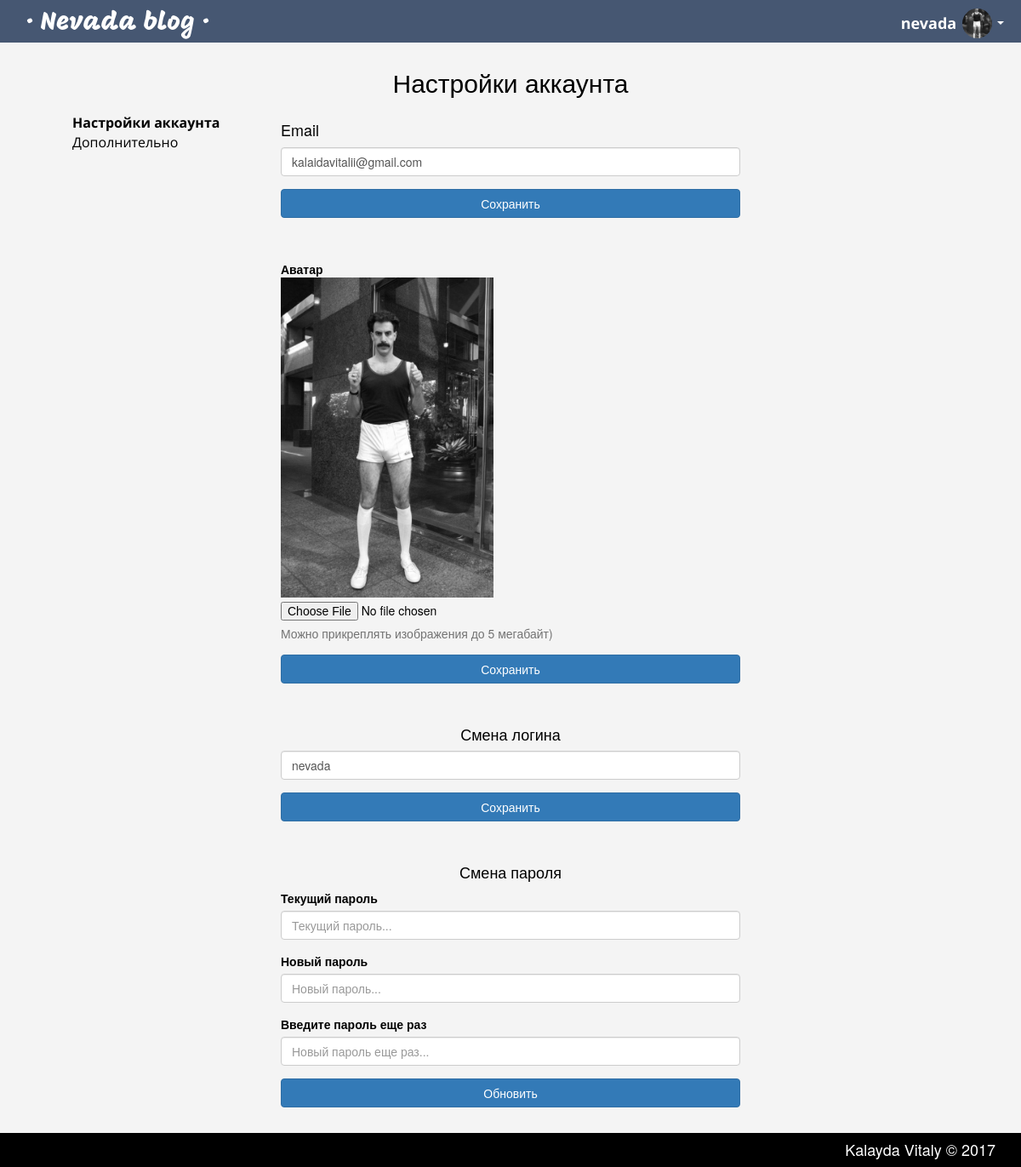
The page /auth/edit (signed in) on the database its author committed.
### tables this page shows
CREATE TABLE `users_profiles` (
  `user_id` int(11) UNSIGNED NOT NULL,
  `email` varchar(50) DEFAULT NULL,
  `first_name` varchar(50) DEFAULT NULL,
  `last_name` varchar(50) DEFAULT NULL,
  `birth_day` date DEFAULT NULL,
  `city` varchar(50) DEFAULT NULL,
  `avatar` varchar(255) NOT NULL,
  `last_activity` timestamp NULL DEFAULT NULL
);

CREATE TABLE `users` (
  `id` int(11) UNSIGNED NOT NULL,
  `username` varchar(50) NOT NULL,
  `password` varchar(255) NOT NULL,
  `salt` varchar(64) NOT NULL,
  `role_id` int(11) UNSIGNED NOT NULL DEFAULT '1',
  `created_at` timestamp NOT NULL DEFAULT CURRENT_TIMESTAMP,
  `del_flag` tinyint(1) UNSIGNED NOT NULL DEFAULT '0'
);

### app/controllers/AuthController.php (called while the page is built, shortened)
<?php
class AuthController extends Controller {
	public function editAction() {
		$userModel = new User;
		$profileInfo = $userModel->data();
		return $this->view->render('main', 'auth/edit', ['profileInfo' => $profileInfo]);
	}
}

### index.php (called while the page is built, shortened)
<?php
$app = new Router;

### app/libs/Database/QueryBuilder.php (called while the page is built, shortened)
<?php
class QueryBuilder {
	public $db;
	private static $_instance = null;
	public static function getInstance() {
		if(is_null(self::$_instance))
		{
			self::$_instance = new self();
		}
		return self::$_instance;
	}
	private function __construct() {
		$this->db = new Connector;
	}
	private function query($sql, $values = []) {
		if ($query = $this->db->prepare($sql)) {
			if (!empty($values)) {
				$values = array_values($values);
				if (count($values)) {
					$x = 1;
					foreach ($values as $param) {
						$query->bindValue($x, $param);
						$x++;
					}
				}
			}
			if ($query->execute()) {
				$queryWord = explode(' ', $sql)[0];
				if ($queryWord == 'SELECT') {
					if ($query->rowCount()) {
						return $query->fetchAll(\PDO::FETCH_OBJ);
					}
				} else if ($queryWord == 'INSERT') {
					return $this->db->lastInsertId();
				} else {
					return true;
				}
			}
		}
		return false;
	}
	private function prequery($action, $table, $parameters = []) {
		if ($parameters) {
			$fieldsArray = array_filter(array_keys($parameters), function($k) {return !is_int($k);});
			$valuesArray = array_values($parameters);
			$where = [];
			foreach($fieldsArray as $field) {
				$where[] = "{$field} = ?";
			}
			$where = implode(' AND ', $where);
		}
		$act = explode(' ', $action)[0];
		if ($act == 'SELECT' || $act == 'DELETE') {
			$sql = "{$action} FROM {$table}";
		} else if ($act == 'UPDATE') {
			$sql = "{$action}";
		}
		if (isset($where)) {
			$sql .= " WHERE {$where}";
		}
		if (isset($valuesArray)) {
			return $this->query($sql, $valuesArray);
		} else {
			return $this->query($sql);
		}
	}
	public function sql($sql, $fields = null) {
		$query = $this->db->prepare($sql);
		$query->execute($fields);
		if (explode(' ', $sql)[0] == 'SELECT') {
			if ($query->rowCount()) {
				return $query->fetchAll(\PDO::FETCH_OBJ);
			}
		} else {
			return true;
		}
	}
	public function update($table, $set, $parameters) {
		if ($table && $set && $parameters) {
			$setFields = [];
			$setValues = [];
			foreach ($set as $field => $value) {
				$setFields[] = "{$field} = ?";
				$setValues[] = $value;
			}
			$parameters = array_merge($setValues, $parameters);
			$set = implode(', ', $setFields);
			$action = "UPDATE {$table} SET {$set}";
			return $this->prequery($action, $table, $parameters);
		}
	}
}

### app/helpers/Config.php (called while the page is built)
<?php
class Config {
	public static function get($path = null) {
		if ($path) {
			$config = $GLOBALS['config'];
			$path = explode('/', $path);
			foreach ($path as $bit) {
				if (isset($config[$bit])) {
					$config = $config[$bit];
				}
			}
			return $config;
		}
	return false;
	}
}

### app/helpers/Cookie.php (called while the page is built, shortened)
<?php
class Cookie {
	public static function exists($name) {
		return (isset($_COOKIE[$name])) ? true : false;
	}
}

### app/helpers/Session.php (called while the page is built, shortened)
<?php
class Session {
	public static function exists($name) {
		return (isset($_SESSION[$name])) ? true : false;
	}
	public static function get($name) {
		return $_SESSION[$name];
	}
}

### app/models/User.php (called while the page is built, shortened)
<?php
class User extends Model {
	public function __construct() {
		if (Session::exists(Config::get('session/userId'))) {
			$user = Session::get(Config::get('session/userId'));
			if ($this->get($user)) {
				$this->updateLastActivity($user);
			} else {
				$this->logout();
			}
		}
	}
	public function get($user = null) {
		if ($user) {
			$field = (is_numeric($user)) ? 'id' : 'username';
			$sql = "SELECT * FROM `users`
			LEFT JOIN `users_profiles` ON users_profiles.user_id = users.id
			WHERE users.{$field} = '{$user}'";
			$data = $this->db->sql($sql)[0];
			if ($data) {
				return $this;
			}
		}
		return false;
	}
	public function updateLastActivity($id) {
		return $this->db->update('users_profiles', ['last_activity' => date('Y-m-d H:i:s')], ['user_id' => $id]);
	}
}

### app/libs/Model.php (called while the page is built, shortened)
<?php
class Model {
	public function __construct() {
		$this->db = QueryBuilder::getInstance();
	}
}

### app/libs/Database/Connector.php (called while the page is built, shortened)
<?php
class Connector extends \PDO {
	public function __construct() {
		$dsn = 	Config::get('database/DB_TYPE') . ":" .
		"host=" . Config::get('database/DB_HOST') .	";" .
		"dbname=" . Config::get('database/DB_NAME');
		$username = Config::get('database/username');
		$password = Config::get('database/password');
	}
}
?>

### app/helpers/Input.php (called while the page is built, shortened)
<?php
class Input {
	public static function exists($name = null) {
		if (!empty($name)) {
			return (!empty($_POST[$name])) ? true : false;
		} else {
			return (!empty($_POST)) ? true : false;
		}
	}
}

### app/views/auth/edit.php (the view, shortened to what this page needs)
<section>
	<div class="container">
		<h2 style="margin-bottom: 20px" class="text-center">Настройки аккаунта</h2>
		<?php require Config::get('path/views') . '/templates/parts/edit-profile-aside.php'; ?>
		<div class="col-md-6">
			<form method="post">
				<h4>Email</h4>
				<div class="form-group has-feedback <?php if(isset($errors['email'])) { echo 'has-error';}?>">
					<input type="text" name="email" class="form-control" id="InputPassword" placeholder="Email..." value="<?php if (Input::exists('email')) {echo Input::get('email', true);} else { echo $profileInfo->email;} ?>">
				</div>
				<input type="submit" name="update-email" style="width: 100%" class="btn btn-primary" value="Сохранить">
			</form>
			<form method="post" enctype="multipart/form-data" class="profile-update-form">
				<div class="form-group has-feedback <?php if(isset($errors['file'])) {echo 'has-error';}?>">
					<label class="image-block" for="exampleInputFile">
						Аватар
						<?php if(!empty($profileInfo->avatar)): ?>
							<div><img class="avatar-image" src="/<?=$profileInfo->avatar;?>" alt=""></div>
						<?php endif; ?>
					</label>
					<input type="file" name="avatar[]" id="exampleInputFile">
					<p class="help-block">Можно прикреплять изображения до 5 мегабайт)</p>
				</div>
				<input type="submit" name="save" class="btn btn-primary save-button" value="Сохранить">
			</form>
			<form method="post" class="profile-update-form">
				<h4 class="text-center">Смена логина</h4>
				<div class="form-group has-feedback <?php if(isset($errors['username'])) { echo 'has-error';}?>">
					<input type="text" name="username" class="form-control" id="InputPassword" placeholder="Логин..." value="<?php if (Input::exists('username')) {echo Input::get('username', true);} else { echo $profileInfo->username;} ?>">
				</div>
				<input type="submit" name="update-login" style="width: 100%" class="btn btn-primary" value="Сохранить">
			</form>
			<form method="post" class="profile-update-form">
				<h4 class="text-center">Смена пароля</h4>
				<div class="form-group has-feedback <?php if(isset($errors['oldpassword'])) { echo 'has-error';}?>">
					<label class="control-label">Текущий пароль</label>
					<input type="password" name="oldpassword" class="form-control" placeholder="Текущий пароль...">
				</div>
				<div class="form-group has-feedback <?php if(isset($errors['password'])) { echo 'has-error';}?>">
					<label class="control-label">Новый пароль</label>
					<input type="password" name="password" class="form-control" placeholder="Новый пароль...">
				</div>
				<div class="form-group has-feedback <?php if(isset($errors['repassword'])) { echo 'has-error';}?>">
					<label class="control-label" for="InputRepassword">Введите пароль еще раз</label>
					<input type="password" name="repassword" class="form-control" id="InputRepassword" placeholder="Новый пароль еще раз...">
				</div>
				<input type="submit" name="update-password" style="width: 100%" class="btn btn-primary" value="Обновить">
			</form>
		</div>
	</div>
</section>

### app/views/templates/main.php (shortened to what this page needs)
<?php
$user = new User;
?>
<!DOCTYPE html>
<html lang="ru">
<head>
    <link rel="stylesheet" href="/public/libs/bootstrap/bootstrap.min.css" />
    <link rel="stylesheet" href="http://netdna.bootstrapcdn.com/font-awesome/4.0.3/css/font-awesome.css">
    <link rel="stylesheet" href="/public/css/style.css">
</head>
<body>
    <div class="wrapper">
        <div class="page">
            <header>
                <div class="header-top clearfix">
                    <div class="container">
                        <div class="logo pull-left">
                            <h1><a title="Home page" href="/">&middot; Nevada blog &middot;</a></h1>
                        </div>
                        <div class="pull-right">
                            <?php if (!$user->isLoggedIn()): ?>
                                <nav class="nav auth-buttons pull-right">
                                    <ul>
                                        <li><a href="/auth/login" class="button">Вход</a></li>
                                        <li><a href="/auth/register" class="button">Регистрация</a></li>
                                    </ul>
                                </nav>
                            <?php else: ?>
                                <ul class="nav navbar-nav navbar-right">
                                    <li class="dropdown user-block">
                                        <a href="/profile" class="dropdown-toggle top-profile-button" data-toggle="dropdown" role="button" aria-haspopup="true" aria-expanded="false">
                                           <span class="top-username"><?= $user->data()->username; ?></span>
                                           <div class="top-image-wrap" style="background-image: url('/<?=$user->data()->avatar;?>')"></div>
                                           <span class="caret"></span></a>
                                    </li>
                                </ul>
                            <?php endif; ?>
                        </div>
                    </div>
                </div>
            </header>
            <?php require_once Config::get('path/views') . '/' . $contentPage . '.php';  ?>
        </div>
        <footer>
            <div class="container">
                <h4 class="text-right">Kalayda Vitaly &copy; 2017</h4>
            </div>
        </footer>
    </div>
</body>
</html>

### public/css/style.css (style rules this page uses)
:root { margin: 0; padding: 0; height: 100%; font-size: 20px; font-family: 'Open Sans'; }
body { font: 'Open Sans', Arial, Tahoma, sans-serif; width: 100%; height: 100%; color: black; background: #f4f4f4; }
.wrapper { display: flex; flex-direction: column; height: 100%; }
.page { flex: 1 0 auto; }
footer { margin-top: 30px; display: block; line-height: 50px; background-color: black; flex: 0 0 auto; color: white; }
a { color: black; }
.header-top { height: 50px; line-height: 50px; text-align: center; background: #465772; margin-bottom: 10px; }
.logo h1 { height: 50px; margin: 0; }
.logo a { color: white; font-size: 30px; font-family: 'Mogra'; font-weight: 300; line-height: 50px; height: 50px; }
.caret { border-top-color: white; }
.header-top .top-profile-button { height: 50px; line-height: 50px; background: none; padding: 0 5px; vertical-align: initial; -webkit-border-radius: 0; border-radius: 0; }
.top-username { font-family: 'Open Sans'; margin-right: 3px; vertical-align: middle; color: #fff; font-size: 18px; font-weight: 700; }
.top-image-wrap { display: inline-block; vertical-align: middle; width: 35px; -webkit-border-radius: 100%; border-radius: 100%; height: 35px; text-align: center; background-position: center center; background-size: cover; }
.image-block { width: 100%; }
.image-block img { width: 100%; height: auto; }
.image-block .avatar-image { width: 250px; height: auto; }
.save-button { width: 100%; margin: 0 auto; }
.profile-update-form { margin-top: 50px; }

### rows shown on the page
users_profiles: user_id.username "nevada", avatar (picture), email "kalaidavitalii@gmail.com", username "nevada"
